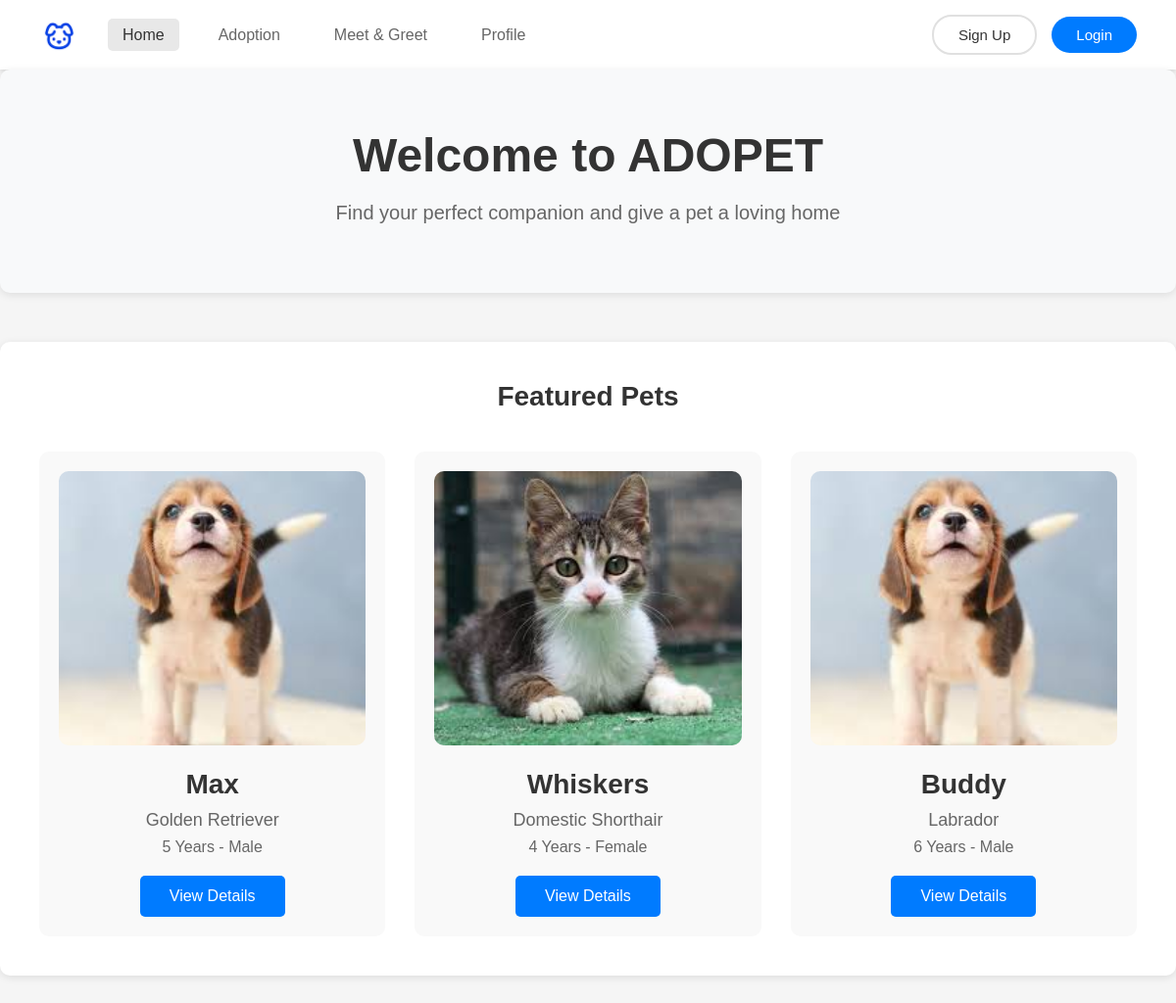
The page /PetAdoption/user/index.php on the database its author committed.
### tables this page shows
CREATE TABLE Pets (
    Pet_id INT PRIMARY KEY AUTO_INCREMENT,
    Shelter_id INT,
    Species VARCHAR(100),
    Breed VARCHAR(100),
    Gender ENUM('Male', 'Female'),
    Pet_Name VARCHAR(100),
    DateOfBirth DATE,
    Color VARCHAR(50),
    Status ENUM('Available', 'Adopted', 'Pending', 'Medical Care') DEFAULT 'Available',
    Housed_at VARCHAR(255),
    FOREIGN KEY (Shelter_id) REFERENCES Shelter(Shelter_id) ON DELETE SET NULL
);

### PetAdoption/user/index.php (the view, shortened to what this page needs)
<?php
require_once '../config.php';
$sql = "SELECT * FROM Pets WHERE Status = 'Available' LIMIT 3";
$result = $conn->query($sql);
?>
<!DOCTYPE html>
<html lang="en">
<head>
    <link rel="stylesheet" href="../css/style.css">
    <link rel="stylesheet" href="../css/index.css">
</head>
<body>
    <nav>
        <div class="nav-left">
            <div class="logo">
                <img src="../Image/PetLogo.png" alt="ADOPET Logo">
            </div>
            <ul class="nav-links">
                <li><a href="index.php" class="active">Home</a></li>
                <li><a href="pet.php">Adoption</a></li>
                <li><a href="shelter.php">Meet & Greet</a></li>
                <li><a href="profile.php">Profile</a></li>
            </ul>
        </div>
        <div class="nav-right">
            <?php if(isset($_SESSION['user_id'])): ?>
                <span style="color: #333; margin-right: 15px;">Welcome, <?php echo htmlspecialchars($_SESSION['email']); ?></span>
                <a href="logout.php" class="btn btn-login">Logout</a>
            <?php else: ?>
                <a href="signup.php" class="btn btn-signup">Sign Up</a>
                <a href="login.php" class="btn btn-login">Login</a>
            <?php endif; ?>
        </div>
    </nav>
    <div class="hero-section">
        <h1 class="home-title">Welcome to ADOPET</h1>
        <p class="home-subtitle">Find your perfect companion and give a pet a loving home</p>
    </div>
    <div class="home-container">
        <h2 class="featured-title">Featured Pets</h2>
        <div class="featured-content">
            <?php if($result && $result->num_rows > 0): ?>
                <?php while($pet = $result->fetch_assoc()): ?>
                    <div class="pet-card">
                        <img src="../Image/<?php echo htmlspecialchars($pet['Species']); ?>s/<?php echo htmlspecialchars(strtolower($pet['Species'])); ?>01.jpg" alt="<?php echo htmlspecialchars($pet['Pet_Name']); ?>" onerror="this.src='../Image/pet-placeholder.jpg'">
                        <h2><?php echo htmlspecialchars($pet['Pet_Name']); ?></h2>
                        <p class="breed"><?php echo htmlspecialchars($pet['Breed']); ?></p>
                        <p class="details">
                            <?php
                            if($pet['DateOfBirth']) {
                                $age = date_diff(date_create($pet['DateOfBirth']), date_create('now'))->y;
                                echo $age . ' Year' . ($age != 1 ? 's' : '');
                            }
                            ?> - <?php echo htmlspecialchars($pet['Gender']); ?>
                        </p>
                        <button class="view-btn" onclick="window.location.href='pet.php?pet_id=<?php echo $pet['Pet_id']; ?>'">View Details</button>
                    </div>
                <?php endwhile; ?>
            <?php else: ?>
                <p style="text-align: center; width: 100%; padding: 40px;">No pets available for adoption at the moment.</p>
            <?php endif; ?>
        </div>
    </div>
</body>
</html>

### PetAdoption/css/style.css (style rules this page uses)
* { margin: 0; padding: 0; box-sizing: border-box; }
body { font-family: Arial, sans-serif; background-color: #f5f5f5; }
nav { background-color: #ffffff; box-shadow: 0 2px 4px rgba(0, 0, 0, 0.1); padding: 15px 40px; display: flex; justify-content: space-between; align-items: center; }
.nav-left { display: flex; align-items: center; gap: 30px; }
.logo { display: flex; align-items: center; gap: 10px; }
.logo img { height: 40px; width: auto; }
.nav-links { display: flex; list-style: none; gap: 25px; align-items: center; }
.nav-links a { text-decoration: none; color: #666; font-size: 16px; font-weight: 500; padding: 8px 15px; border-radius: 5px; transition: all 0.3s ease; }
.nav-links a.active { color: #333; background-color: #e8e8e8; }
.nav-right { display: flex; gap: 15px; align-items: center; }
.btn { padding: 10px 25px; border-radius: 20px; font-size: 15px; font-weight: 500; cursor: pointer; border: none; transition: all 0.3s ease; text-decoration: none; display: inline-block; }
.btn-signup { background-color: transparent; color: #333; border: 2px solid #e0e0e0; }
.btn-login { background-color: #007BFF; color: white; }
.hero-section { background-color: white; padding: 60px 40px; border-radius: 10px; box-shadow: 0 2px 8px rgba(0, 0, 0, 0.1); margin-bottom: 40px; }
.hero-section h1 { font-size: 48px; color: #333; margin-bottom: 20px; }
.hero-section p { font-size: 20px; color: #666; margin-bottom: 30px; }

### PetAdoption/css/index.css (style rules this page uses)
.hero-section { text-align: center; padding: 60px 20px 40px; background-color: #f8f9fa; }
.home-title { font-size: 36px; color: #333; margin-bottom: 15px; font-weight: bold; }
.home-subtitle { font-size: 18px; color: #666; margin-bottom: 0; }
.home-container { max-width: 1200px; margin: 50px auto; padding: 40px; background-color: white; border-radius: 10px; box-shadow: 0 2px 8px rgba(0, 0, 0, 0.1); }
.featured-title { text-align: center; font-size: 28px; color: #333; margin-bottom: 40px; font-weight: bold; }
.featured-content { display: grid; grid-template-columns: repeat(3, 1fr); gap: 30px; }
.pet-card { background-color: #f9f9f9; padding: 20px; border-radius: 10px; text-align: center; transition: transform 0.3s ease, box-shadow 0.3s ease; }
.pet-card img { width: 100%; height: 280px; object-fit: cover; border-radius: 10px; margin-bottom: 20px; }
.pet-card h2 { font-size: 28px; color: #333; margin-bottom: 10px; }
.pet-card .breed { font-size: 18px; color: #666; margin-bottom: 8px; }
.pet-card .details { font-size: 16px; color: #666; margin-bottom: 20px; }
.view-btn { background-color: #007BFF; color: white; border: none; padding: 12px 30px; border-radius: 5px; font-size: 16px; font-weight: 500; cursor: pointer; transition: background-color 0.3s ease; }

### rows shown on the page
pets: Pet_Name "Max", Breed "Golden Retriever", DateOfBirth "5", shows "s", Gender "Male"
pets: shows a picture, Pet_Name "Whiskers", Breed "Domestic Shorthair", DateOfBirth "4", Gender "Female"
pets: Pet_Name "Buddy", Breed "Labrador", DateOfBirth "6", shows "s", Gender "Male"
